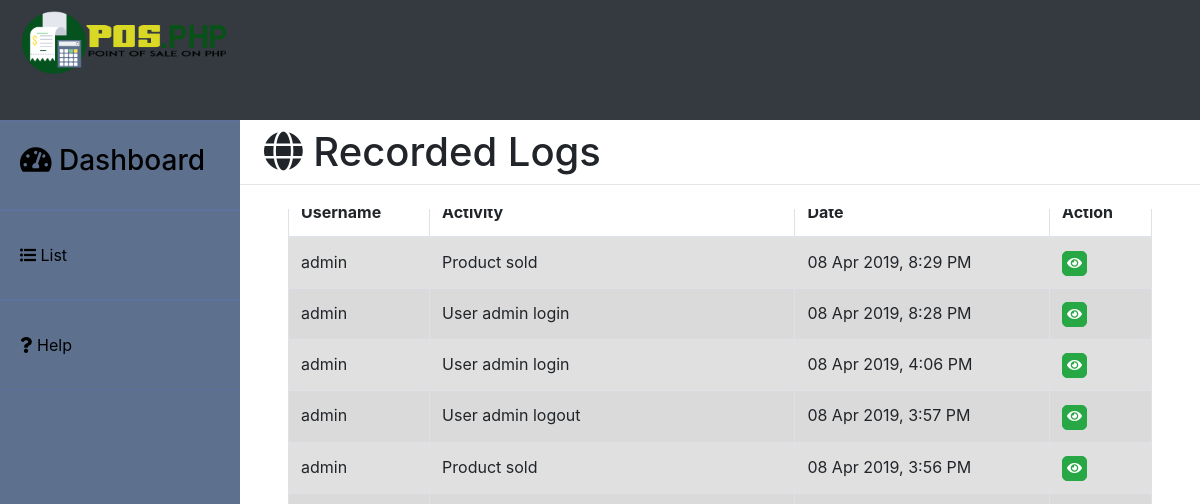
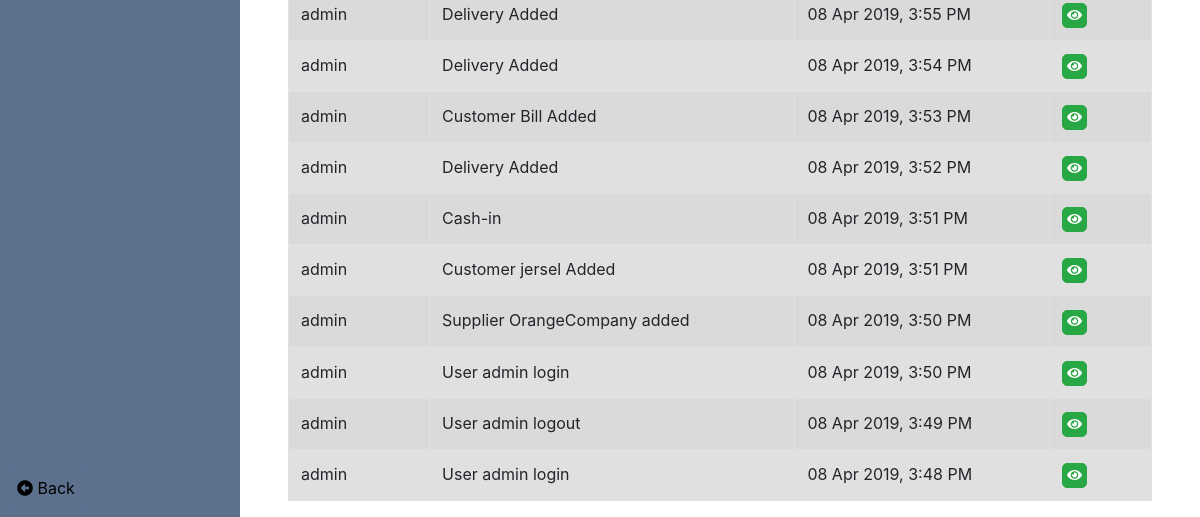
The app's page /logs/logs.php (signed in), older data (2 pictures, top to bottom).
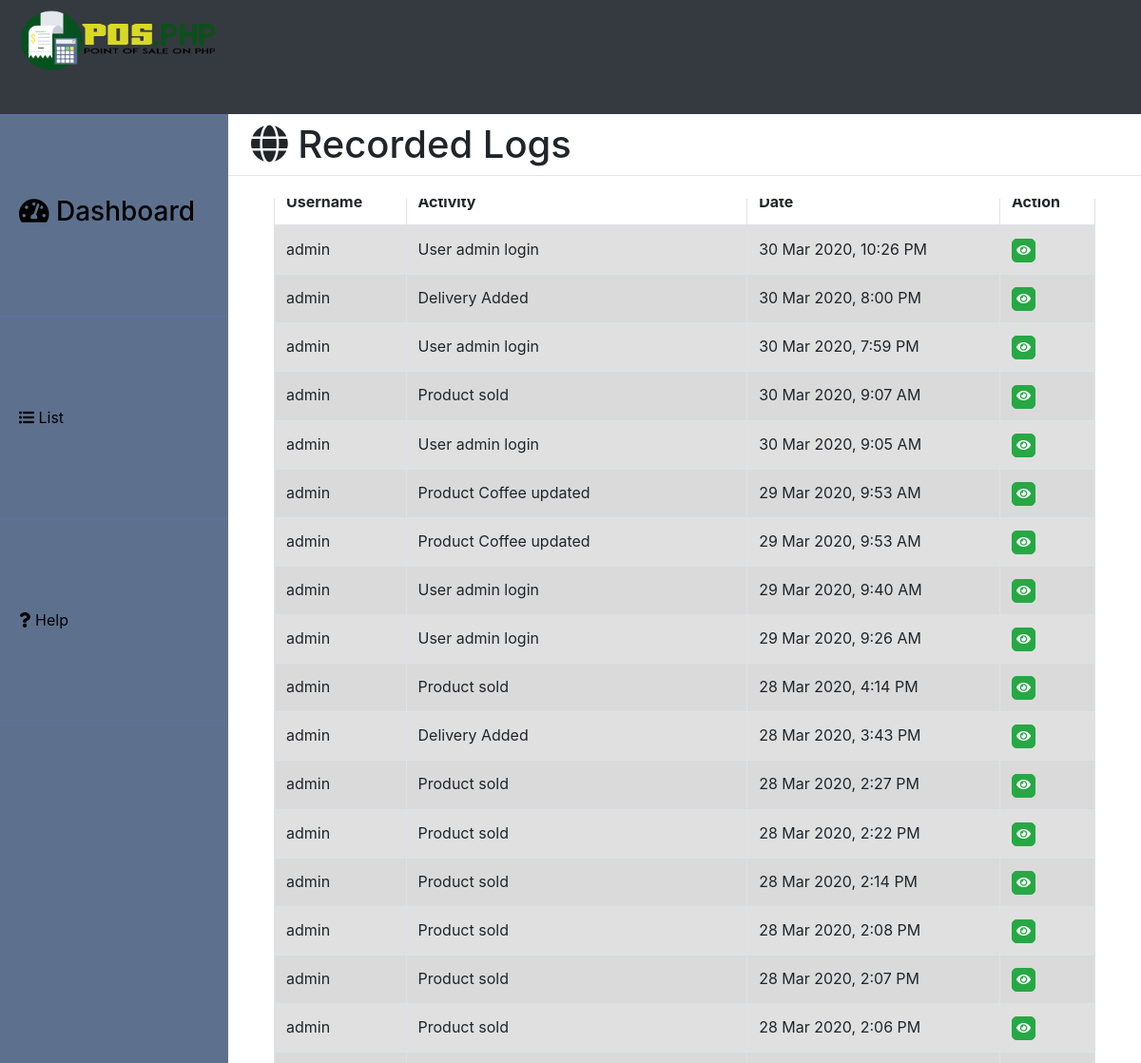
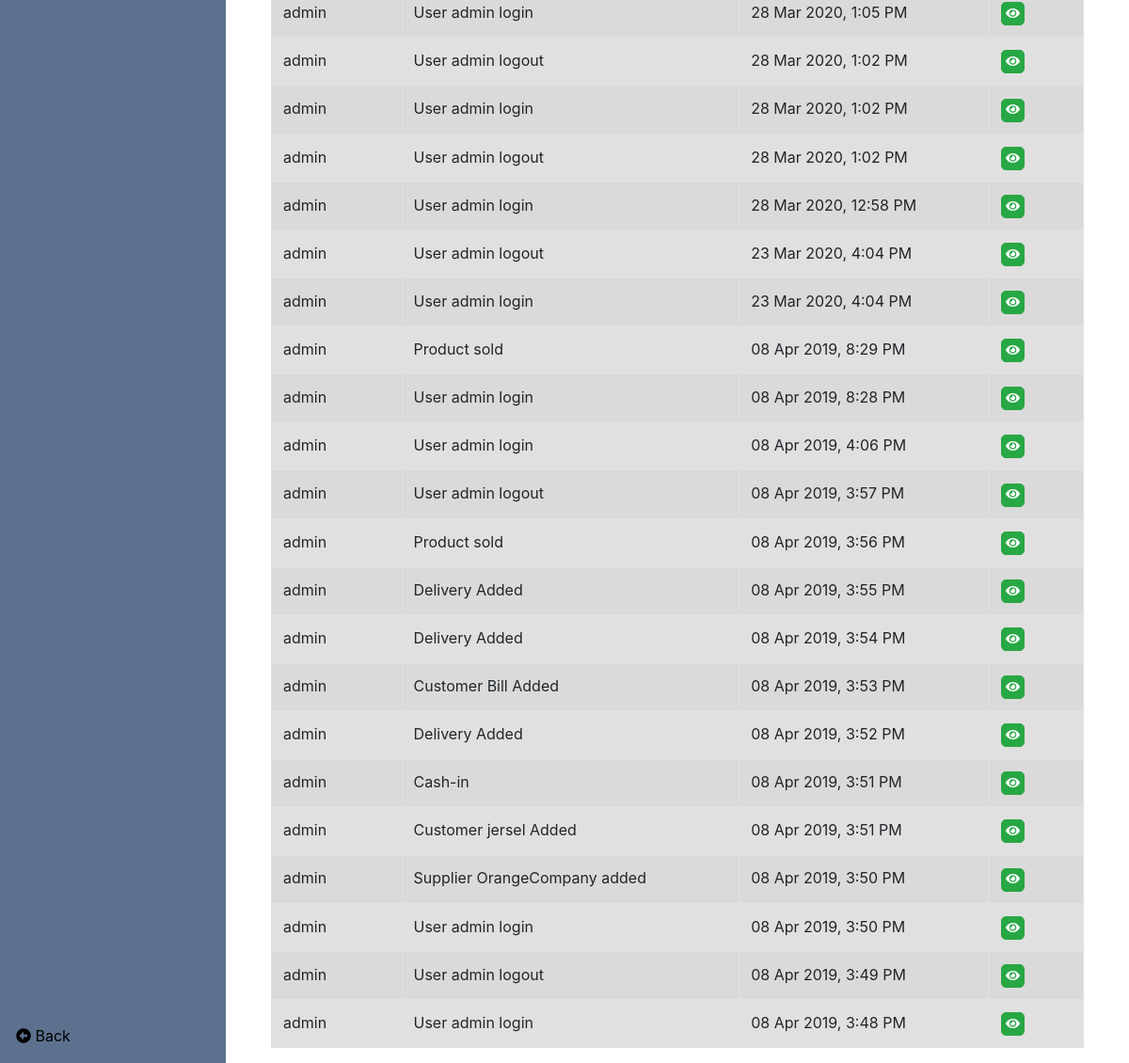
The same page, newer data (2 pictures, top to bottom).
### tables this page shows
CREATE TABLE `logs` (
  `id` int(11) NOT NULL,
  `username` varchar(30) NOT NULL,
  `purpose` varchar(30) NOT NULL,
  `logs_time` datetime NOT NULL DEFAULT current_timestamp()
);

### logs/logs.php (the view, shortened to what this page needs)
<?php
	include("../server/connection.php");
	$sql = "SELECT * FROM logs ORDER BY id DESC";
	$result	= mysqli_query($db, $sql);
	?>
<!DOCTYPE html>
<html>
<head>
	<?php include('../templates/head1.php');?>
</head>
<body>
	<div class="contain h-100">
		<?php include('../logs/base.php');?>
		<div>
			<h1 class="ml-4 pt-2"><i class="fas fa-globe"></i> Recorded Logs</h1>
			<hr class="mt-0 mb-0">
			<div class="table-responsive mt-4 pl-5 pr-5">
				<table class="table table-striped table-bordered" id="logs_table" style="margin-top: -22px;">
				<thead>
					<tr>
						<th scope="col" class="column-text">Username</th>
						<th scope="col" class="column-text">Activity</th>
						<th scope="col" class="column-text">Date</th>
						<th scope="col" class="column-text">Action</th>
					</tr>
				</thead>
				<tbody class="table-hover">
					<?php
						while($row = mysqli_fetch_assoc($result)){
				  	?>
					<tr class="table-active">
						<td><?php echo $row['username'];?></td>
						<td><?php echo $row['purpose'];?></td>
						<td><?php echo date('d M Y, g:i A', strtotime($row['logs_time']));?></td>
						<td>
							<button type="button" name="view" value="View" style='font-size:10px; border-radius:5px;padding:4px;' id="<?php echo $row['id'];?>" class="btn btn-success btn-xs view_data"><i class="fas fa-eye fa-lg"></i></button>
						</td>
					</tr>
					<?php } ?>
				</tbody>
			</table>
			</div>
		</div>
	</div>
</body>
</html>

Row changes from the older to the newer data that the page shows:
added logs: username "admin", purpose "User admin login", logs_time "30 Mar 2020, 10:26 PM"
added logs: username "admin", purpose "Delivery Added", logs_time "30 Mar 2020, 8:00 PM"
added logs: username "admin", purpose "User admin login", logs_time "30 Mar 2020, 7:59 PM"
added logs: username "admin", purpose "Product sold", logs_time "30 Mar 2020, 9:07 AM"
added logs: username "admin", purpose "User admin login", logs_time "30 Mar 2020, 9:05 AM"
added logs: username "admin", purpose "Product Coffee updated", logs_time "29 Mar 2020, 9:53 AM"
added logs: username "admin", purpose "Product Coffee updated", logs_time "29 Mar 2020, 9:53 AM"
added logs: username "admin", purpose "User admin login", logs_time "29 Mar 2020, 9:40 AM"
added logs: username "admin", purpose "User admin login", logs_time "29 Mar 2020, 9:26 AM"
added logs: username "admin", purpose "Product sold", logs_time "28 Mar 2020, 4:14 PM"
added logs: username "admin", purpose "Delivery Added", logs_time "28 Mar 2020, 3:43 PM"
added logs: username "admin", purpose "Product sold", logs_time "28 Mar 2020, 2:27 PM"
added logs: username "admin", purpose "Product sold", logs_time "28 Mar 2020, 2:22 PM"
added logs: username "admin", purpose "Product sold", logs_time "28 Mar 2020, 2:14 PM"
added logs: username "admin", purpose "Product sold", logs_time "28 Mar 2020, 2:08 PM"
added logs: username "admin", purpose "Product sold", logs_time "28 Mar 2020, 2:07 PM"
added logs: username "admin", purpose "Product sold", logs_time "28 Mar 2020, 2:06 PM"
added logs: username "admin", purpose "User admin login", logs_time "28 Mar 2020, 1:05 PM"
added logs: username "admin", purpose "User admin logout", logs_time "28 Mar 2020, 1:02 PM"
added logs: username "admin", purpose "User admin login", logs_time "28 Mar 2020, 1:02 PM"
added logs: username "admin", purpose "User admin logout", logs_time "28 Mar 2020, 1:02 PM"
added logs: username "admin", purpose "User admin login", logs_time "28 Mar 2020, 12:58 PM"
added logs: username "admin", purpose "User admin logout", logs_time "23 Mar 2020, 4:04 PM"
added logs: username "admin", purpose "User admin login", logs_time "23 Mar 2020, 4:04 PM"
